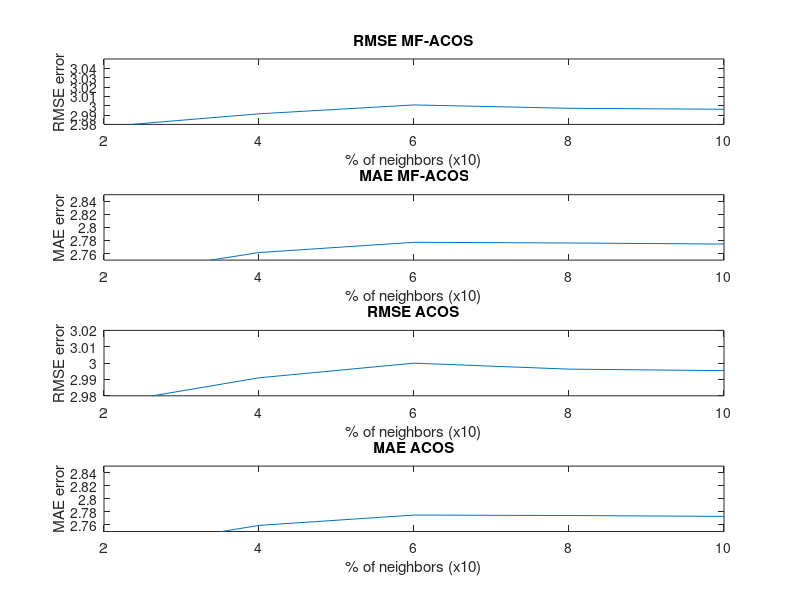

The MATLAB source for this figure:
function acos_graph
    Y = xlsread('finalacos.csv');
    Z = xlsread('finalacosval.csv');
    cols = [1,3,5,7,9,11];
    prune = Y(:,cols);
    %display(prune);
    prune = prune.^2;
    prune = prune.*Z;
    prune = sum(prune,2);
    prune = prune./sum(Z,2);
    prune = sqrt(prune);
    cols=cols+1;
    prune1 = Y(:,cols);
    prune1 = prune1.*Z;
    prune1 = sum(prune1,2);
    prune1 = prune1./sum(Z,2);
    row=1;
    prune=prune*row;
    prune1=prune1*row;
    display(prune);
    display(prune1);
    figure
    subplot(4,1,1);
    ind = [2,4,6,8,10];
    plot(ind,prune);
    title('RMSE MF-ACOS');
    xlabel('% of neighbors (x10)');
    ylabel('RMSE error');
    axis([2 10 2.98 3.05]);
    subplot(4,1,2);
    plot(ind,prune1);
    title('MAE MF-ACOS');
    xlabel('% of neighbors (x10)');
    ylabel('MAE error');
    axis([2 10 2.75 2.85]);
    
    Y = xlsread('finalacosnomf.csv');
    Z = xlsread('finalacosnomfval.csv');
    cols = [1,3,5,7,9,11];
    prune = Y(:,cols);
    prune = prune.^2;
    prune = prune.*Z;
    prune = sum(prune,2);
    prune = prune./sum(Z,2);
    prune = sqrt(prune);
    cols=cols+1;
    prune1 = Y(:,cols);
    prune1 = prune1.*Z;
    prune1 = sum(prune1,2);
    prune1 = prune1./sum(Z,2);
    display(prune);
    display(prune1);
    subplot(4,1,3);
    ind = [2,4,6,8,10];
    plot(ind,prune);
    title('RMSE ACOS');
    xlabel('% of neighbors (x10)');
    ylabel('RMSE error');
    axis([2 10 2.98 3.02]);
    subplot(4,1,4);
    plot(ind,prune1);
    title('MAE ACOS');
    xlabel('% of neighbors (x10)');
    ylabel('MAE error');
    axis([2 10 2.75 2.85]);
    
end           